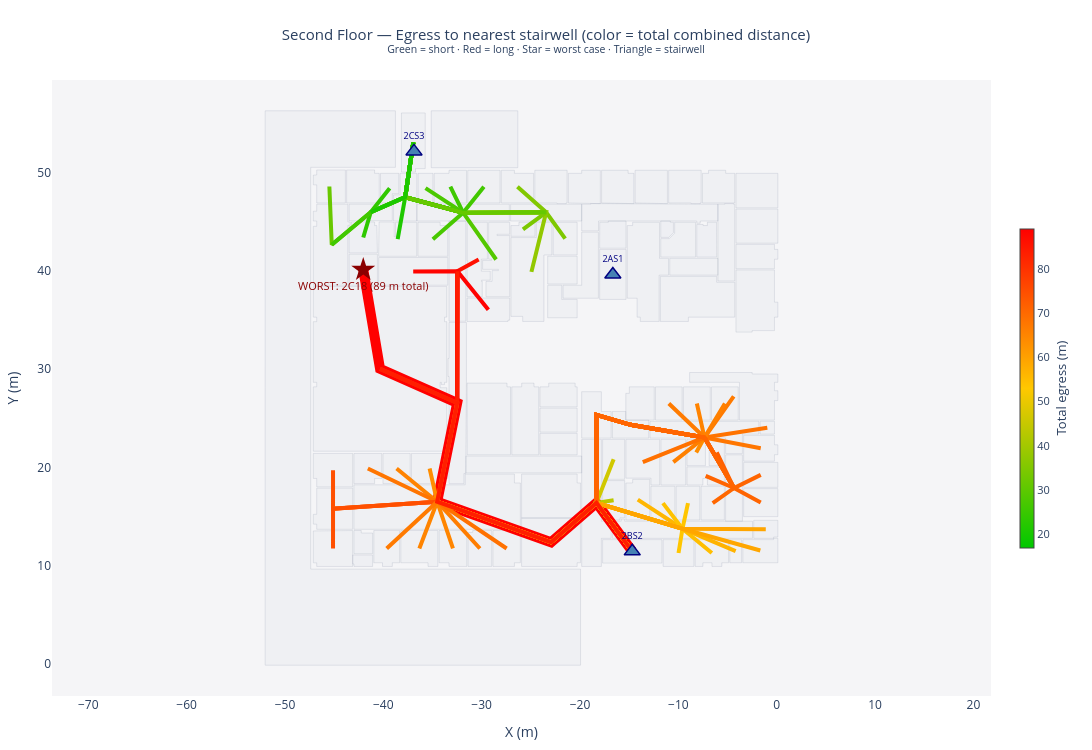

Notebook code for this chart:
### Code cell
fig2 = go.Figure()

sf_footprints = [fp for sid in sf_room_ids for fp in [get_floor_face(space_by_id[sid]["topology"])] if fp]
for fp in sf_footprints:
    xs, ys = face_outline_xy(fp)
    fig2.add_trace(go.Scatter(
        x=xs, y=ys, fill='toself',
        fillcolor='rgba(200,205,220,0.15)',
        line=dict(color='rgba(110,120,145,0.4)', width=0.4),
        mode='lines', showlegend=False, hoverinfo='skip',
    ))

sf_total_lengths = [r["total_length"] for r in sf_results.values() if r["path"] is not None]
sf_mn, sf_mx = min(sf_total_lengths), max(sf_total_lengths)
worst_sf_id = sf_stats[0] if sf_stats else None

for rid, r in sf_results.items():
    if r["path"] is None:
        continue
    xs, ys = wire_xy(r["path"])
    is_worst = rid == worst_sf_id
    stair_name = space_by_id[r["stair_sf_id"]]["name"]
    fig2.add_trace(go.Scatter(
        x=xs, y=ys, mode='lines',
        line=dict(color=len_to_color(r["total_length"], sf_mn, sf_mx), width=10 if is_worst else 4),
        showlegend=False,
        hovertemplate=(
            f"{space_by_id[rid]['name']} | {space_by_id[rid]['long_name']}<br>"
            f"→ stairwell {stair_name}<br>"
            f"Leg to stair: {r['dist_to_stair']:.1f} m<br>"
            f"Total combined: {r['total_length']:.1f} m<extra></extra>"
        ),
    ))

fig2.add_trace(go.Scatter(
    x=[None], y=[None], mode='markers',
    marker=dict(
        colorscale=[[0,'rgb(0,200,0)'],[0.5,'rgb(255,200,0)'],[1,'rgb(255,0,0)']],
        cmin=round(sf_mn,1), cmax=round(sf_mx,1), color=[sf_mn, sf_mx],
        colorbar=dict(title=dict(text="Total egress (m)", side="right"),
                      thickness=14, len=0.55, x=1.02, y=0.5, tickfont=dict(size=11)),
        showscale=True,
    ), showlegend=False,
))

for ff_id, sf_id in stair_pairs:
    v = space_by_id[sf_id]["centroid"]
    fig2.add_trace(go.Scatter(
        x=[v.X()], y=[v.Y()], mode='markers+text',
        marker=dict(color='steelblue', size=14, symbol='triangle-up', line=dict(color='navy', width=1.5)),
        text=[space_by_id[sf_id]["name"]], textposition='top center',
        textfont=dict(size=9, color='navy'),
        showlegend=False,
        hovertemplate=f"STAIR: {space_by_id[sf_id]['name']}<extra></extra>",
    ))

if worst_sf_id:
    v = space_by_id[worst_sf_id]["centroid"]
    total = sf_results[worst_sf_id]["total_length"]
    fig2.add_trace(go.Scatter(
        x=[v.X()], y=[v.Y()], mode='markers+text',
        marker=dict(color='darkred', size=18, symbol='star'),
        text=[f"WORST: {space_by_id[worst_sf_id]['name']} ({total:.0f} m total)"],
        textposition='bottom center', textfont=dict(size=11, color='darkred'),
        showlegend=False,
    ))

fig2.update_layout(
    title=dict(
        text="Second Floor — Egress to nearest stairwell (color = total combined distance)<br>"
             "<sup>Green = short · Red = long · Star = worst case · Triangle = stairwell</sup>",
        font=dict(size=15), x=0.5,
    ),
    width=1100, height=750,
    xaxis=dict(scaleanchor="y", scaleratio=1, showgrid=False, zeroline=False, title="X (m)"),
    yaxis=dict(showgrid=False, zeroline=False, title="Y (m)"),
    paper_bgcolor="white", plot_bgcolor="#f5f5f7",
    margin=dict(l=40, r=80, t=80, b=40),
)
fig2.show()
